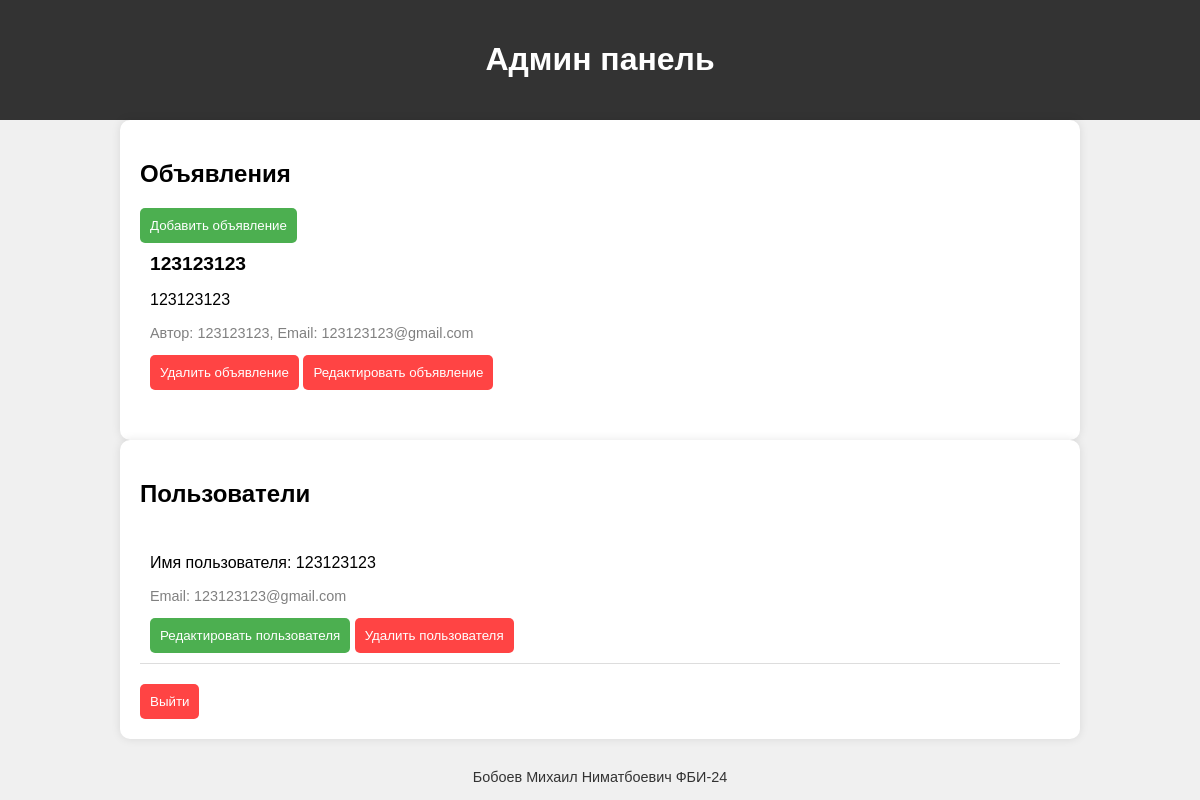
Before: /admin_panel with the older database file.
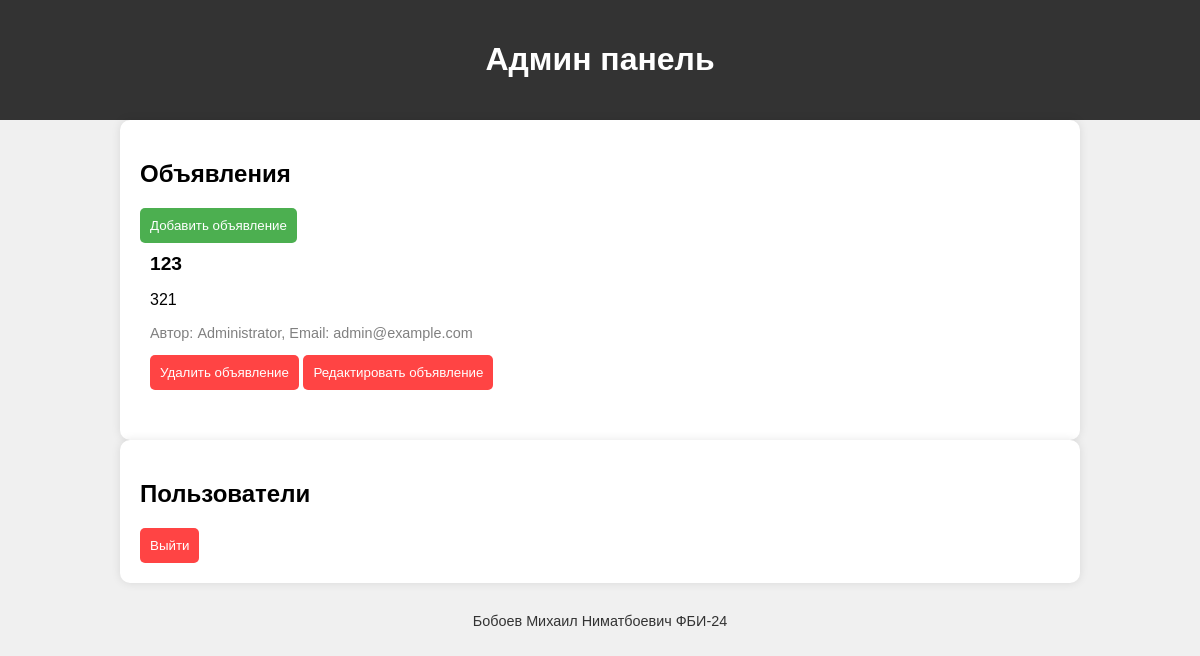
After: the same page with the newer database file.
### tables this page shows
CREATE TABLE posts (
    id INTEGER PRIMARY KEY AUTOINCREMENT,
    title TEXT NOT NULL CHECK(length(title) > 0),
    content TEXT NOT NULL CHECK(length(content) > 0),
    user_id INTEGER NOT NULL,
    FOREIGN KEY(user_id) REFERENCES users(id) ON DELETE CASCADE
);

CREATE TABLE users (
    id INTEGER PRIMARY KEY AUTOINCREMENT,
    username TEXT UNIQUE NOT NULL CHECK(length(username) > 0),
    password TEXT NOT NULL CHECK(length(password) > 0),
    name TEXT NOT NULL,
    email TEXT UNIQUE NOT NULL,
    avatar TEXT,
    about TEXT,
    is_admin INTEGER DEFAULT 0 CHECK(is_admin IN (0, 1))
);

### app.py (the view)
@app.route('/admin_panel')
def admin_panel():
    conn = get_db_connection()
    posts = conn.execute('SELECT posts.id, posts.title, posts.content, users.name, users.email FROM posts INNER JOIN users ON posts.user_id = users.id').fetchall()
    users = conn.execute('SELECT id, username, email FROM users WHERE is_admin = 0').fetchall()
    conn.close()
    return render_template('admin_panel.html', posts=posts, users=users)

### app.py (called while the page is built)
def get_db_connection():
    conn = sqlite3.connect(DATABASE)
    conn.row_factory = sqlite3.Row
    return conn

### templates/admin_panel.html (shortened to what this page needs)
<!DOCTYPE html>
<html lang="ru">
<head>
</head>
<body>
    <header>
        <h1>Админ панель</h1>
    </header>
    <div class="container">
        <div class="board">
            <h2>Объявления</h2>
            <button class="btn-green" onclick="location.href='{{ url_for('add_post') }}'">Добавить объявление</button>
            {% for post in posts %}
            <div class="announcement">
                <div class="title">{{ post.title }}</div>
                <p>{{ post.content }}</p>
                <p class="email">Автор: {{ post.name }}, Email: {{ post.email }}</p>
                <button onclick="deletePost({{ post.id }})">Удалить объявление</button>
                <button onclick="location.href='{{ url_for('edit_post', post_id=post.id) }}'">Редактировать объявление</button>
            </div>
            {% endfor %}
        </div>
        <div class="board">
            <h2>Пользователи</h2>
            {% for user in users %}
            <div class="user">
                <p>Имя пользователя: {{ user.username }}</p>
                <p class="email">Email: {{ user.email }}</p>
                <button class="btn-green" onclick="location.href='{{ url_for('edit_user', user_id=user.id) }}'">Редактировать пользователя</button>
                <button onclick="deleteUser({{ user.id }})">Удалить пользователя</button>
            </div>
            {% endfor %}
            <button onclick="location.href='{{ url_for('logout') }}'" class="btn-red">Выйти</button>
        </div>
    </div>
    <footer>
        <p>Бобоев Михаил Ниматбоевич ФБИ-24</p>
    </footer>
</body>
</html>

### templates/admin_panel.html (style rules this page uses)
body { font-family: Arial, sans-serif; background-color: #f0f0f0; margin: 0; padding: 0; }
.container { width: 80%; margin: auto; }
header { background-color: #333; color: white; padding: 20px 0; text-align: center; }
.board { background-color: white; padding: 20px; border-radius: 10px; box-shadow: 0 0 10px rgba(0, 0, 0, 0.1); }
.announcement, .user { margin-bottom: 20px; padding: 10px; border-bottom: 1px solid #ddd; }
.announcement:last-child, .user:last-child { border-bottom: none; }
.title { font-weight: bold; font-size: 1.2em; }
.user .email, .announcement .email { font-size: 0.9em; color: gray; }
button { padding: 10px; background-color: #ff4444; color: white; border: none; border-radius: 5px; cursor: pointer; }
.btn-green { background-color: #4CAF50; }
footer { text-align: center; margin-top: 30px; font-size: 0.9em; color: #333; }

Changed rows visible on the page:
no longer on this page (row edited): posts: title "123123123", content "123123123", name "123123123", email "123123123@gmail.com"
removed users: username "123123123", email "123123123@gmail.com"
added posts: title "123", content "321", name "Administrator", email "admin@example.com"
